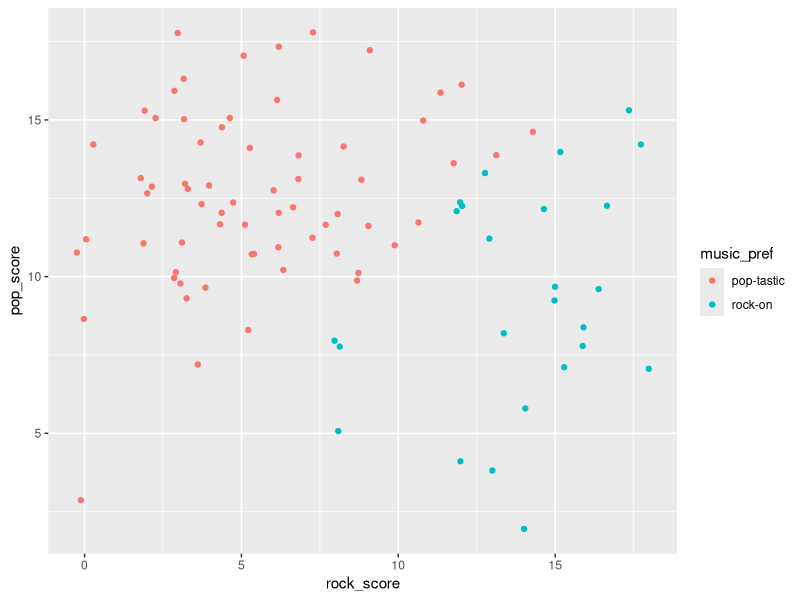
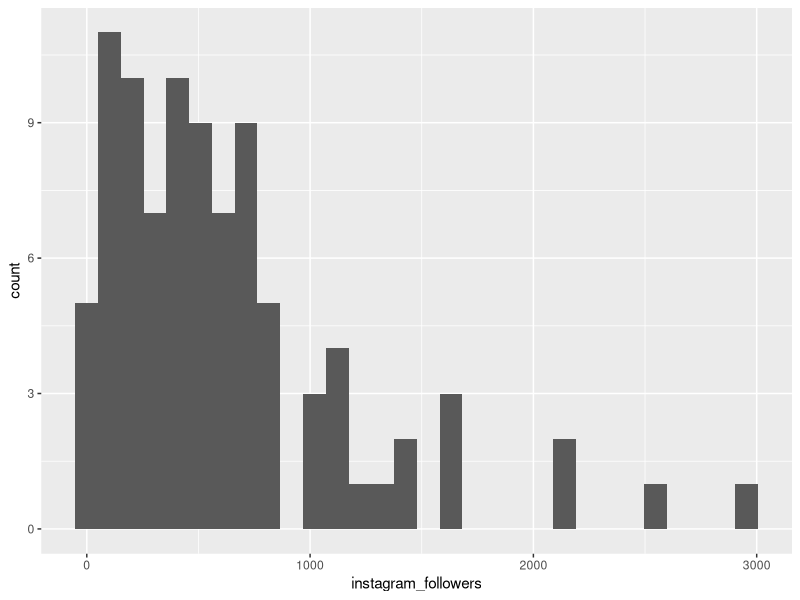
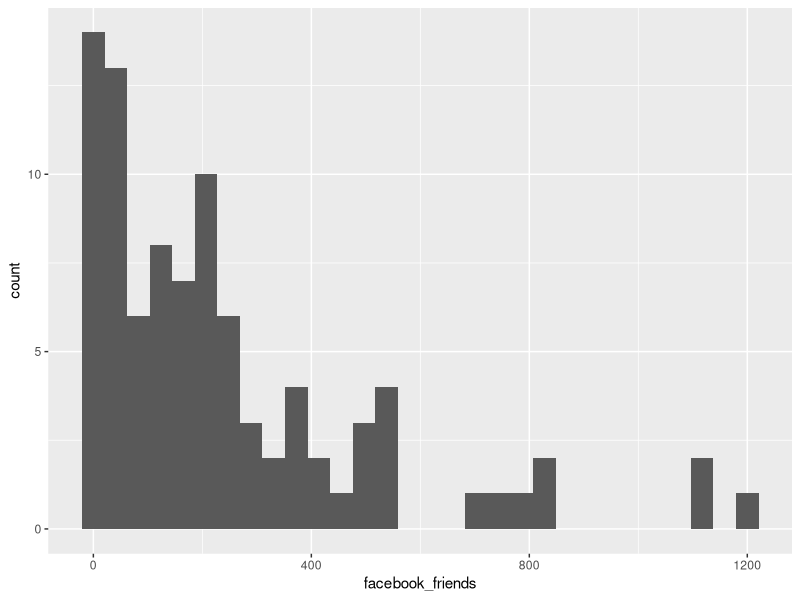
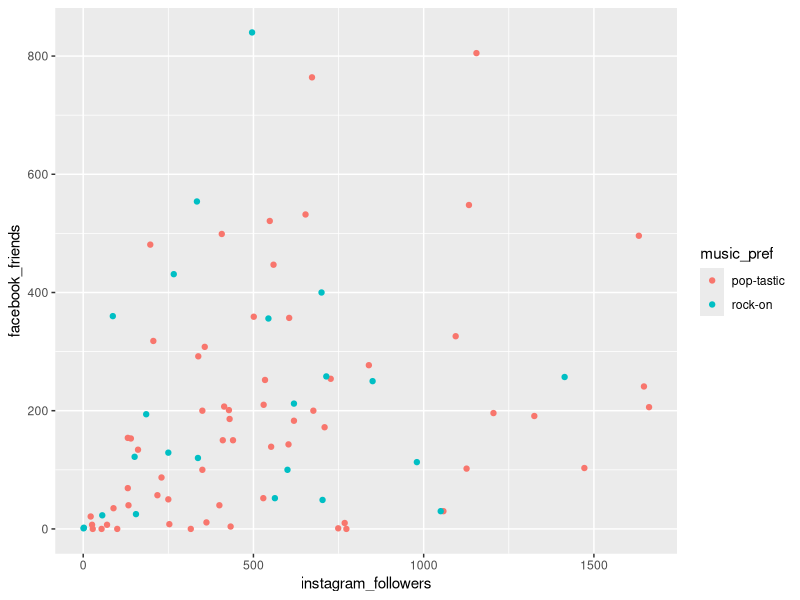

Reproduce these figures in R, in order. (Note: this script raises an error after producing the figures.)
library(tidyverse)
library(pwr)
library(car)
library(rstatix)

# load("tidy_data.RData")
# data_raw <- data # keep copy

# data <-
#   data_raw %>%
#   select(facebook_friends, instagram_followers,
#          starts_with("music")) %>%
#   mutate(pop_score = rowSums(across(music_swift:music_drake), na.rm = TRUE),
#          rock_score = rowSums(across(music_coldplay:music_rhcp), na.rm = TRUE)) %>%
#   mutate(facebook_friends= round(facebook_friends)) %>%
#   select(-starts_with("music")) %>%
#   drop_na() %>%  # at this stage get rid of NAs
#   mutate(music_pref = if_else(pop_score > rock_score, true = "pop-tastic", false = "rock-on"))
# 
# write_csv(data, "music_smedia.csv")

data_w9 <- read_csv("music_smedia.csv") # read in the data

# TASK 1 - data visualisation and cleaning

data_w9 %>% 
  ggplot() +
  geom_jitter(aes(x = rock_score, y = pop_score, colour = music_pref))

# draw a histogram of the instagram followers data
data_w9 %>% 
  ggplot() +
  geom_histogram(aes(x = instagram_followers))

# draw a histogram of the facebook friends data
data_w9 %>% 
  ggplot() +
  geom_histogram(aes(x = facebook_friends))

data_w9 <- 
  data_w9 %>% 
  mutate(z_FF = scale(facebook_friends), # z-transform of facebook friends
         z_IF = scale(instagram_followers)) # z-transform of instagram followers


# removing outliers
data_w9_f <- 
  data_w9 %>% 
  filter(z_FF < 2.5 & z_IF < 2.5) # 

# TASK 2 - Testing differences with a t-test
#optional plot - probably remove
data_w9_f %>% 
  ggplot() +
  geom_point(aes(x = instagram_followers, y = facebook_friends, colour = music_pref))

# summarise the data
data_w9_f %>% 
  group_by(music_pref) %>% 
  summarise(meanFF = mean(facebook_friends),
            meanIF = mean(instagram_followers),
            N = n()) # how many in each group - no need to edit this

# collect the relevant data for t-test

# test for equality of variances
var.test(data = data_w9_f, facebook_friends ~ music_pref)

# perform the t-test
t.test(data = data_w9_f, 
       facebook_friends ~ music_pref, 
       paired = FALSE, 
       var.equal = TRUE) # change this based on the results of your levene test

cohens_d(data = t_test_comp, formula = instagram_followers ~ music_pref)

# TASK 3 - Thinking about power

pwr.t.test(n = 21, d = 0.486, type = "two.sample")



# TASK 4 - removing outlier values
